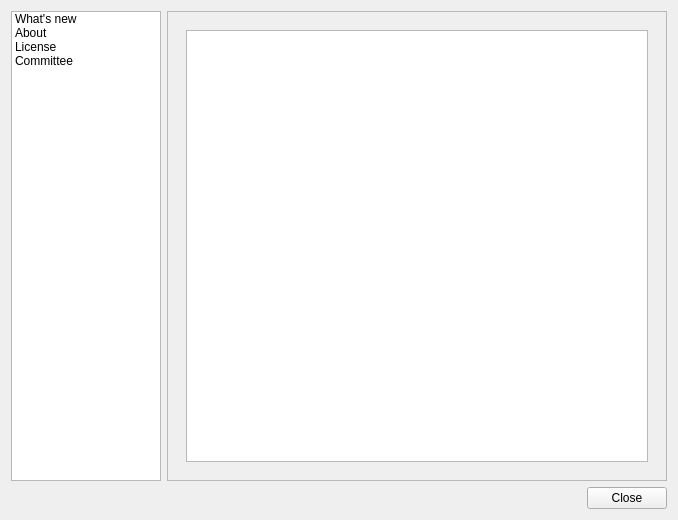
<?xml version="1.0" encoding="UTF-8"?>
<ui version="4.0">
 <class>frmAbout</class>
 <widget class="QDialog" name="frmAbout">
  <property name="geometry">
   <rect>
    <x>0</x>
    <y>0</y>
    <width>678</width>
    <height>520</height>
   </rect>
  </property>
  <property name="windowTitle">
   <string>Settings</string>
  </property>
  <layout class="QGridLayout" name="gridLayout">
   <item row="0" column="0">
    <widget class="QListWidget" name="listWidget">
     <property name="maximumSize">
      <size>
       <width>150</width>
       <height>16777215</height>
      </size>
     </property>
     <item>
      <property name="text">
       <string>What's new</string>
      </property>
     </item>
     <item>
      <property name="text">
       <string>About</string>
      </property>
     </item>
     <item>
      <property name="text">
       <string>License</string>
      </property>
     </item>
     <item>
      <property name="text">
       <string>Committee</string>
      </property>
     </item>
    </widget>
   </item>
   <item row="0" column="1">
    <widget class="QScrollArea" name="scrollArea">
     <property name="widgetResizable">
      <bool>true</bool>
     </property>
     <widget class="QWidget" name="scrollAreaWidgetContents">
      <property name="geometry">
       <rect>
        <x>0</x>
        <y>0</y>
        <width>502</width>
        <height>471</height>
       </rect>
      </property>
      <layout class="QGridLayout" name="gridLayout_2">
       <item row="0" column="0">
        <widget class="QStackedWidget" name="stackedWidget">
         <property name="currentIndex">
          <number>0</number>
         </property>
         <widget class="QWidget" name="pageNew">
          <layout class="QGridLayout" name="gridLayout_6">
           <item row="0" column="0">
            <widget class="QTextEdit" name="textEdit"/>
           </item>
          </layout>
         </widget>
         <widget class="QWidget" name="pageAbout">
          <layout class="QGridLayout" name="gridLayout_7">
           <item row="0" column="0" colspan="2">
            <widget class="QTextEdit" name="txtAbout">
             <property name="readOnly">
              <bool>true</bool>
             </property>
            </widget>
           </item>
           <item row="1" column="0">
            <widget class="QPushButton" name="btnSTDMHome">
             <property name="minimumSize">
              <size>
               <width>0</width>
               <height>30</height>
              </size>
             </property>
             <property name="text">
              <string>STDM Home Page</string>
             </property>
            </widget>
           </item>
           <item row="1" column="1">
            <widget class="QPushButton" name="btnContactUs">
             <property name="minimumSize">
              <size>
               <width>0</width>
               <height>30</height>
              </size>
             </property>
             <property name="text">
              <string>Contact Us</string>
             </property>
            </widget>
           </item>
          </layout>
         </widget>
         <widget class="QWidget" name="pageLicense">
          <layout class="QGridLayout" name="gridLayout_8">
           <item row="0" column="0">
            <widget class="QTextEdit" name="textEdit_2"/>
           </item>
          </layout>
         </widget>
         <widget class="QWidget" name="pageCommittee">
          <layout class="QGridLayout" name="gridLayout_9">
           <item row="0" column="0">
            <widget class="QTextEdit" name="textEdit_3"/>
           </item>
          </layout>
         </widget>
        </widget>
       </item>
      </layout>
     </widget>
    </widget>
   </item>
   <item row="1" column="0" colspan="2">
    <widget class="QDialogButtonBox" name="buttonBox">
     <property name="orientation">
      <enum>Qt::Horizontal</enum>
     </property>
     <property name="standardButtons">
      <set>QDialogButtonBox::Close</set>
     </property>
    </widget>
   </item>
  </layout>
 </widget>
 <resources>
  <include location="../resources.qrc"/>
 </resources>
 <connections>
  <connection>
   <sender>buttonBox</sender>
   <signal>clicked(QAbstractButton*)</signal>
   <receiver>frmAbout</receiver>
   <slot>close()</slot>
   <hints>
    <hint type="sourcelabel">
     <x>316</x>
     <y>260</y>
    </hint>
    <hint type="destinationlabel">
     <x>286</x>
     <y>274</y>
    </hint>
   </hints>
  </connection>
 </connections>
</ui>
